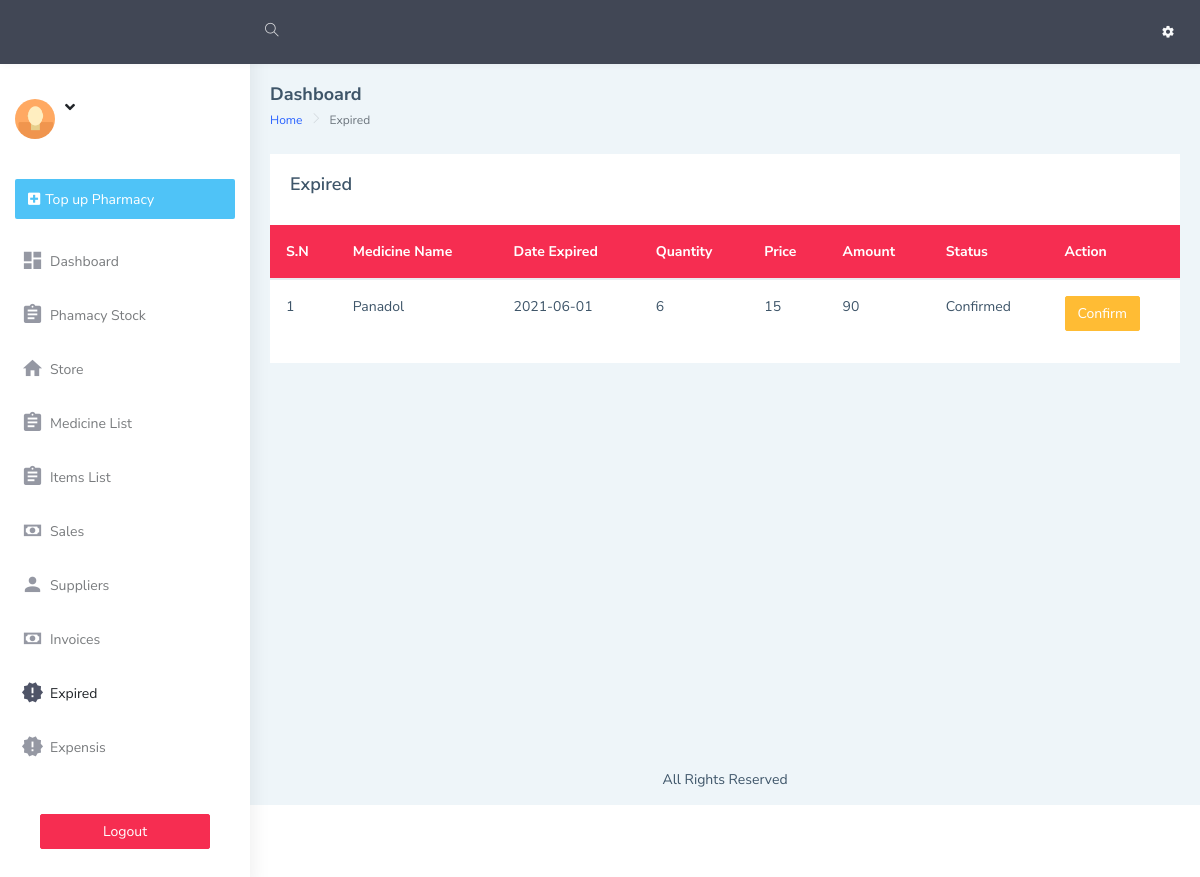
The page /dashboard/expired.php on the database its author committed.
### tables this page shows
CREATE TABLE `store` (
  `id` int(10) NOT NULL,
  `medicine_name` varchar(255) NOT NULL,
  `date_received` date NOT NULL,
  `Qty` varchar(255) NOT NULL DEFAULT '0',
  `expiry_date` date NOT NULL DEFAULT current_timestamp(),
  `amount` varchar(255) NOT NULL,
  `stock_out` varchar(255) NOT NULL DEFAULT '0',
  `price` varchar(255) NOT NULL DEFAULT '0',
  `capacity` varchar(255) NOT NULL,
  `type` varchar(255) NOT NULL,
  `dosage_sold` varchar(255) NOT NULL,
  `dosage` varchar(255) NOT NULL,
  `price_dosage` varchar(255) NOT NULL DEFAULT '0',
  `app` varchar(255) NOT NULL,
  `half_dosage_price` int(11) NOT NULL,
  `confirm` varchar(10) NOT NULL DEFAULT '0'
);

### dashboard/expired.php (the view, shortened to what this page needs)
<!DOCTYPE html>
<html dir="ltr" lang="en">
<?php
require "includes/head.php";
?>
<body>
    <div id="main-wrapper" data-layout="vertical" data-navbarbg="skin5" data-sidebartype="full"
        data-sidebar-position="absolute" data-header-position="absolute" data-boxed-layout="full">
        <?php require "includes/header.php"?>
       <?php require "includes/aside.php";?>
        <div class="page-wrapper">
            <div class="page-breadcrumb">
                <div class="row align-items-center">
                    <div class="col-5">
                        <h4 class="page-title">Dashboard</h4>
                        <div class="d-flex align-items-center">
                            <nav aria-label="breadcrumb">
                                <ol class="breadcrumb">
                                    <li class="breadcrumb-item"><a href="index.php">Home</a></li>
                                    <li class="breadcrumb-item active" aria-current="page">Expired</li>
                                </ol>
                            </nav>
                        </div>
                    </div>
                </div>
            </div>
            <div class="container-fluid">
                <div class="row">
                    <div class="col-12">
                        <div class="card ">
                            <div class="card-body">
                                <div class="d-md-flex align-items-center">
                                    <div>
                                        <h4 class="card-title"> Expired </h4>
                                    </div>
									</div>
                                <?php
														require "includes/conn.php";
                                                        $sql ="SELECT * FROM store";
                  $res = mysqli_query($conn,$sql);
                  if ($res == TRUE) {
                      $count = mysqli_num_rows($res);
                      if($count > 0){
                          while ($rows=mysqli_fetch_assoc($res)) {
                              $drug_expiry_date = date("Y-m-d", strtotime(date("Y-m-d")));
                         ?>
                                                   <?php
                          }
                      }
                  }
              ?>
                            </div>
                            <div class="table-responsive">
                                <table class="table v-middle">
                                    <thead>
                                    <tr class="bg-danger text-white">
                                            <th class="border-top-0">S.N</th>
                                            <th class="border-top-0">Medicine Name</th>
                                            <th class="border-top-0">Date Expired</th>
                                            <th class="border-top-0">Quantity</th>
											<th class="border-top-0">Price</th>
                                            <th class="border-top-0">Amount</th>
                                            <th class="border-top-0">Status</th>
											<th class="border-top-0">Action</th>
                                        </tr>
                                    </thead>
                                    		 <?php
																	  $sql ="SELECT * FROM store WHERE expiry_date < '$drug_expiry_date'";
								$res = mysqli_query($conn,$sql);
								if ($res == TRUE) {
									$count = mysqli_num_rows($res);
									$sn=1;
									if($count > 0){
										while ($rows=mysqli_fetch_assoc($res)) {
											$id=$rows['id'];
											$medicine_name=$rows['medicine_name'];
											$Qty=$rows['Qty'];
											$price=$rows['price'];
											$expiry_date= $rows['expiry_date'];
											$dosage_sold= $rows['dosage_sold'];
											$price_dosage= $rows['price_dosage'];
                                            $confirm= $rows['confirm'];
									   ?>
                                   <tbody>
										<td>
											<?php echo $sn++;?>
										</td>
										<td>
											<?php echo $medicine_name;?>
										</td>
										<td>
											<?php echo $expiry_date;?>
										</td>
										<td>
											<?php echo $Qty;?>
										</td>
										<td>
                                <?php
                                           if ($dosage_sold == "Yes") {
                                            echo "$price_dosage";
                                           }else {
                                               echo "$price";
                                           }
                                       ?>
										</td>
										<td>
                                        <?php
                                        if ($price_dosage == '') {
                                            $price_dosage = '0';
                                        }
                                        else {
                                            $price_dosage = $rows['dosage_sold'];
                                        }
                                          $dosage_sold_total = $Qty * $price_dosage;
                                          $total = $Qty * $price;
                                           if ($dosage_sold == "Yes") {
                                            echo "$dosage_sold_total";
                                           }else {
                                               echo "$total";
                                           }
                                       ?>
										</td>
                                        <td>
                                           <?php
                                           if ($confirm == '0') {
                                               echo "Not Yet Confirmed";
                                           }else {
                                            echo "Confirmed";
                                           }
                                           ?>
                                        </td>
                                        <td>
											<a href="delete_expired.php?id=<?php echo $id;?>" class="btn btn-warning"> Confirm</a>
										</td>
								   </tbody>
								    <?php
										}
									}
								}
							?>
                                </table>
                            </div>
                        </div>
                    </div>
                </div>
            </div>
            <footer class="footer text-center">
                All Rights Reserved
            </footer>
        </div>
    </div>
</body>
</html>

### rows shown on the page
store: medicine_name "Panadol", expiry_date "2021-06-01", Qty "6", price "15", total "90", confirm "Confirmed"
